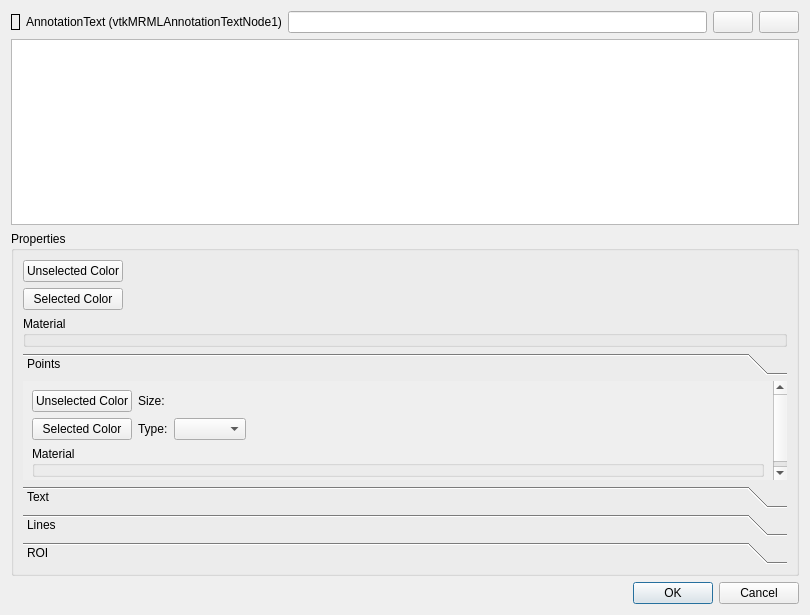
<?xml version="1.0" encoding="UTF-8"?>
<ui version="4.0">
 <class>Dialog</class>
 <widget class="QDialog" name="Dialog">
  <property name="geometry">
   <rect>
    <x>0</x>
    <y>0</y>
    <width>810</width>
    <height>615</height>
   </rect>
  </property>
  <property name="windowTitle">
   <string>Dialog</string>
  </property>
  <layout class="QVBoxLayout" name="verticalLayout_6">
   <item>
    <layout class="QHBoxLayout" name="horizontalLayout">
     <item>
      <widget class="QLabel" name="typeIcon">
       <property name="sizePolicy">
        <sizepolicy hsizetype="Fixed" vsizetype="Fixed">
         <horstretch>0</horstretch>
         <verstretch>0</verstretch>
        </sizepolicy>
       </property>
       <property name="frameShape">
        <enum>QFrame::Box</enum>
       </property>
       <property name="text">
        <string/>
       </property>
       <property name="pixmap">
        <pixmap resource="../qCjyxAnnotationModule.qrc">:/Icons/AnnotationText.png</pixmap>
       </property>
       <property name="scaledContents">
        <bool>false</bool>
       </property>
      </widget>
     </item>
     <item>
      <widget class="QLabel" name="typeLabel">
       <property name="text">
        <string>AnnotationText (vtkMRMLAnnotationTextNode1)</string>
       </property>
      </widget>
     </item>
     <item>
      <widget class="QLineEdit" name="measurementLineEdit">
       <property name="sizePolicy">
        <sizepolicy hsizetype="MinimumExpanding" vsizetype="Fixed">
         <horstretch>0</horstretch>
         <verstretch>0</verstretch>
        </sizepolicy>
       </property>
       <property name="readOnly">
        <bool>true</bool>
       </property>
      </widget>
     </item>
     <item>
      <widget class="QPushButton" name="visibleInvisibleButton">
       <property name="sizePolicy">
        <sizepolicy hsizetype="Fixed" vsizetype="Fixed">
         <horstretch>0</horstretch>
         <verstretch>0</verstretch>
        </sizepolicy>
       </property>
       <property name="toolTip">
        <string>Toggle visibility</string>
       </property>
       <property name="text">
        <string/>
       </property>
       <property name="icon">
        <iconset resource="../qCjyxAnnotationModule.qrc">
         <normaloff>:/Icons/AnnotationVisibility.png</normaloff>
         <normalon>:/Icons/AnnotationInvisible.png</normalon>:/Icons/AnnotationVisibility.png</iconset>
       </property>
      </widget>
     </item>
     <item>
      <widget class="QPushButton" name="lockUnlockButton">
       <property name="sizePolicy">
        <sizepolicy hsizetype="Fixed" vsizetype="Fixed">
         <horstretch>0</horstretch>
         <verstretch>0</verstretch>
        </sizepolicy>
       </property>
       <property name="toolTip">
        <string>Toggle un-/locked</string>
       </property>
       <property name="text">
        <string/>
       </property>
       <property name="icon">
        <iconset resource="../qCjyxAnnotationModule.qrc">
         <normaloff>:/Icons/AnnotationLock.png</normaloff>:/Icons/AnnotationLock.png</iconset>
       </property>
      </widget>
     </item>
    </layout>
   </item>
   <item>
    <widget class="QTextEdit" name="annotationTextEdit">
     <property name="sizePolicy">
      <sizepolicy hsizetype="MinimumExpanding" vsizetype="Expanding">
       <horstretch>0</horstretch>
       <verstretch>0</verstretch>
      </sizepolicy>
     </property>
    </widget>
   </item>
   <item>
    <widget class="QGroupBox" name="groupBox">
     <property name="title">
      <string>Properties</string>
     </property>
     <layout class="QVBoxLayout" name="verticalLayout">
      <item>
       <layout class="QHBoxLayout" name="horizontalLayout_2">
        <item>
         <layout class="QGridLayout" name="gridLayout_3">
          <item row="0" column="0">
           <widget class="ctkColorPickerButton" name="superUnselectedColorPickerButton">
            <property name="text">
             <string>Unselected Color</string>
            </property>
           </widget>
          </item>
          <item row="1" column="0">
           <widget class="ctkColorPickerButton" name="superSelectedColorPickerButton">
            <property name="text">
             <string>Selected Color</string>
            </property>
           </widget>
          </item>
          <item row="0" column="1">
           <spacer name="horizontalSpacer">
            <property name="orientation">
             <enum>Qt::Horizontal</enum>
            </property>
            <property name="sizeHint" stdset="0">
             <size>
              <width>40</width>
              <height>20</height>
             </size>
            </property>
           </spacer>
          </item>
         </layout>
        </item>
       </layout>
      </item>
      <item>
       <widget class="QGroupBox" name="superMaterialGroupBox">
        <property name="title">
         <string>Material</string>
        </property>
        <zorder>gridLayoutWidget_3</zorder>
        <zorder>gridLayoutWidget_3</zorder>
        <zorder>toolBox</zorder>
        <zorder>toolBox</zorder>
        <zorder>toolBox</zorder>
        <zorder>toolBox</zorder>
       </widget>
      </item>
      <item>
       <widget class="QToolBox" name="toolBox">
        <property name="currentIndex">
         <number>0</number>
        </property>
        <widget class="QWidget" name="page_2">
         <property name="geometry">
          <rect>
           <x>0</x>
           <y>0</y>
           <width>741</width>
           <height>118</height>
          </rect>
         </property>
         <attribute name="label">
          <string>Points</string>
         </attribute>
         <layout class="QVBoxLayout" name="verticalLayout_2">
          <item>
           <layout class="QGridLayout" name="gridLayout_4">
            <item row="0" column="2">
             <widget class="ctkSliderWidget" name="pointSizeSliderSpinBoxWidget" native="true"/>
            </item>
            <item row="0" column="1">
             <widget class="QLabel" name="pointGlyphScaleLabel">
              <property name="text">
               <string>Size:</string>
              </property>
             </widget>
            </item>
            <item row="1" column="1">
             <widget class="QLabel" name="pointGlyphTypeLabel">
              <property name="text">
               <string>Type:</string>
              </property>
             </widget>
            </item>
            <item row="1" column="2">
             <widget class="QComboBox" name="pointGlyphTypeComboBox">
              <property name="accessibleDescription">
               <string>Glyph type combo box</string>
              </property>
              <property name="layoutDirection">
               <enum>Qt::LeftToRight</enum>
              </property>
             </widget>
            </item>
            <item row="0" column="0">
             <widget class="ctkColorPickerButton" name="pointUnselectedColorPickerButton">
              <property name="sizePolicy">
               <sizepolicy hsizetype="Minimum" vsizetype="Fixed">
                <horstretch>0</horstretch>
                <verstretch>0</verstretch>
               </sizepolicy>
              </property>
              <property name="text">
               <string>Unselected Color</string>
              </property>
             </widget>
            </item>
            <item row="1" column="0">
             <widget class="ctkColorPickerButton" name="pointSelectedColorPickerButton">
              <property name="sizePolicy">
               <sizepolicy hsizetype="Minimum" vsizetype="Fixed">
                <horstretch>0</horstretch>
                <verstretch>0</verstretch>
               </sizepolicy>
              </property>
              <property name="text">
               <string>Selected Color</string>
              </property>
             </widget>
            </item>
            <item row="1" column="3">
             <spacer name="horizontalSpacer_2">
              <property name="orientation">
               <enum>Qt::Horizontal</enum>
              </property>
              <property name="sizeHint" stdset="0">
               <size>
                <width>40</width>
                <height>20</height>
               </size>
              </property>
             </spacer>
            </item>
           </layout>
          </item>
          <item>
           <widget class="QGroupBox" name="pointsMaterialGroupBox">
            <property name="title">
             <string>Material</string>
            </property>
           </widget>
          </item>
         </layout>
        </widget>
        <widget class="QWidget" name="page_3">
         <attribute name="label">
          <string>Text</string>
         </attribute>
         <layout class="QVBoxLayout" name="verticalLayout_3">
          <item>
           <layout class="QGridLayout" name="gridLayout">
            <item row="0" column="0">
             <widget class="ctkColorPickerButton" name="textUnselectedColorPickerButton">
              <property name="text">
               <string>Unselected Color</string>
              </property>
             </widget>
            </item>
            <item row="1" column="0">
             <widget class="ctkColorPickerButton" name="textSelectedColorPickerButton">
              <property name="text">
               <string>Selected Color</string>
              </property>
             </widget>
            </item>
            <item row="0" column="1">
             <widget class="QLabel" name="textScaleLabel">
              <property name="sizePolicy">
               <sizepolicy hsizetype="Fixed" vsizetype="Fixed">
                <horstretch>0</horstretch>
                <verstretch>0</verstretch>
               </sizepolicy>
              </property>
              <property name="text">
               <string>Text Scale:</string>
              </property>
              <property name="alignment">
               <set>Qt::AlignLeading|Qt::AlignLeft|Qt::AlignTop</set>
              </property>
             </widget>
            </item>
            <item row="0" column="2">
             <widget class="ctkSliderWidget" name="textScaleSliderSpinBoxWidget" native="true">
              <property name="sizePolicy">
               <sizepolicy hsizetype="Preferred" vsizetype="Fixed">
                <horstretch>0</horstretch>
                <verstretch>0</verstretch>
               </sizepolicy>
              </property>
              <property name="maximum" stdset="0">
               <double>40.000000000000000</double>
              </property>
             </widget>
            </item>
            <item row="1" column="1">
             <widget class="QLabel" name="textOpacityLabel">
              <property name="sizePolicy">
               <sizepolicy hsizetype="Fixed" vsizetype="Fixed">
                <horstretch>0</horstretch>
                <verstretch>0</verstretch>
               </sizepolicy>
              </property>
              <property name="text">
               <string>Opacity:</string>
              </property>
             </widget>
            </item>
            <item row="1" column="2">
             <widget class="ctkSliderWidget" name="textOpacitySliderSpinBoxWidget" native="true">
              <property name="singleStep" stdset="0">
               <double>0.100000000000000</double>
              </property>
              <property name="maximum" stdset="0">
               <double>1.000000000000000</double>
              </property>
             </widget>
            </item>
            <item row="1" column="3">
             <spacer name="horizontalSpacer_3">
              <property name="orientation">
               <enum>Qt::Horizontal</enum>
              </property>
              <property name="sizeHint" stdset="0">
               <size>
                <width>40</width>
                <height>20</height>
               </size>
              </property>
             </spacer>
            </item>
           </layout>
          </item>
          <item>
           <widget class="QGroupBox" name="textMaterialGroupBox">
            <property name="title">
             <string>Material</string>
            </property>
           </widget>
          </item>
         </layout>
        </widget>
        <widget class="QWidget" name="page_4">
         <attribute name="label">
          <string>Lines</string>
         </attribute>
         <layout class="QVBoxLayout" name="verticalLayout_4">
          <item>
           <layout class="QGridLayout" name="gridLayout_2">
            <item row="0" column="0">
             <widget class="ctkColorPickerButton" name="lineUnselectedColorPickerButton">
              <property name="text">
               <string>Unselected Color</string>
              </property>
             </widget>
            </item>
            <item row="0" column="1">
             <widget class="QLabel" name="lineWidthLabel">
              <property name="text">
               <string>Width:</string>
              </property>
             </widget>
            </item>
            <item row="0" column="2">
             <widget class="ctkSliderWidget" name="lineWidthSliderSpinBoxWidget_2" native="true">
              <property name="singleStep" stdset="0">
               <double>0.100000000000000</double>
              </property>
             </widget>
            </item>
            <item row="0" column="3">
             <widget class="QCheckBox" name="lineLabelVisibilityCheckBox">
              <property name="layoutDirection">
               <enum>Qt::LeftToRight</enum>
              </property>
              <property name="text">
               <string>Label Visibility</string>
              </property>
              <property name="checked">
               <bool>true</bool>
              </property>
             </widget>
            </item>
            <item row="0" column="6">
             <widget class="QLabel" name="tickSpacingLabel">
              <property name="toolTip">
               <string>Distance in mm between major ticks</string>
              </property>
              <property name="text">
               <string>Tick Spacing:</string>
              </property>
             </widget>
            </item>
            <item row="0" column="7">
             <widget class="QLineEdit" name="lineTickSpacingLineEdit"/>
            </item>
            <item row="1" column="0">
             <widget class="ctkColorPickerButton" name="lineSelectedColorPickerButton">
              <property name="text">
               <string>Selected Color</string>
              </property>
             </widget>
            </item>
            <item row="1" column="3">
             <widget class="QLabel" name="labelPositionLabel">
              <property name="text">
               <string>Label Position:</string>
              </property>
             </widget>
            </item>
            <item row="1" column="4">
             <widget class="ctkSliderWidget" name="lineLabelPositionSliderSpinBoxWidget" native="true">
              <property name="toolTip">
               <string>Position the label along the line</string>
              </property>
              <property name="singleStep" stdset="0">
               <double>0.100000000000000</double>
              </property>
              <property name="maximum" stdset="0">
               <double>1.000000000000000</double>
              </property>
             </widget>
            </item>
            <item row="1" column="6">
             <widget class="QLabel" name="maxNoTicksLabel">
              <property name="text">
               <string>Max # of Ticks:</string>
              </property>
             </widget>
            </item>
            <item row="1" column="7">
             <widget class="ctkSliderWidget" name="lineMaxTicksSliderSpinBoxWidget" native="true">
              <property name="maximum" stdset="0">
               <double>99.000000000000000</double>
              </property>
             </widget>
            </item>
            <item row="1" column="8">
             <spacer name="horizontalSpacer_4">
              <property name="orientation">
               <enum>Qt::Horizontal</enum>
              </property>
              <property name="sizeHint" stdset="0">
               <size>
                <width>40</width>
                <height>20</height>
               </size>
              </property>
             </spacer>
            </item>
           </layout>
          </item>
          <item>
           <widget class="QGroupBox" name="linesMaterialGroupBox">
            <property name="title">
             <string>Material</string>
            </property>
           </widget>
          </item>
         </layout>
        </widget>
        <widget class="QWidget" name="page_5">
         <attribute name="label">
          <string>ROI</string>
         </attribute>
         <layout class="QVBoxLayout" name="verticalLayout_5">
          <item>
           <widget class="qMRMLAnnotationROIWidget" name="ROIWidget" native="true"/>
          </item>
         </layout>
        </widget>
       </widget>
      </item>
     </layout>
    </widget>
   </item>
   <item>
    <widget class="QDialogButtonBox" name="buttonBox">
     <property name="orientation">
      <enum>Qt::Horizontal</enum>
     </property>
     <property name="standardButtons">
      <set>QDialogButtonBox::Cancel|QDialogButtonBox::Ok</set>
     </property>
    </widget>
   </item>
  </layout>
  <zorder>buttonBox</zorder>
  <zorder>horizontalLayoutWidget</zorder>
  <zorder>annotationTextEdit</zorder>
  <zorder>groupBox</zorder>
  <zorder>pointsMaterialGroupBox</zorder>
 </widget>
 <customwidgets>
  <customwidget>
   <class>qMRMLAnnotationROIWidget</class>
   <extends>QWidget</extends>
   <header>qMRMLAnnotationROIWidget.h</header>
   <container>1</container>
  </customwidget>
  <customwidget>
   <class>ctkColorPickerButton</class>
   <extends>QPushButton</extends>
   <header>ctkColorPickerButton.h</header>
  </customwidget>
  <customwidget>
   <class>ctkSliderWidget</class>
   <extends>QWidget</extends>
   <header>ctkSliderWidget.h</header>
  </customwidget>
 </customwidgets>
 <resources>
  <include location="../qCjyxAnnotationModule.qrc"/>
  <include location="../../../../../Cjyx4-Superbuild/qCjyxAnnotationModule.qrc"/>
 </resources>
 <connections>
  <connection>
   <sender>buttonBox</sender>
   <signal>accepted()</signal>
   <receiver>Dialog</receiver>
   <slot>accept()</slot>
   <hints>
    <hint type="sourcelabel">
     <x>248</x>
     <y>254</y>
    </hint>
    <hint type="destinationlabel">
     <x>157</x>
     <y>274</y>
    </hint>
   </hints>
  </connection>
  <connection>
   <sender>buttonBox</sender>
   <signal>rejected()</signal>
   <receiver>Dialog</receiver>
   <slot>reject()</slot>
   <hints>
    <hint type="sourcelabel">
     <x>316</x>
     <y>260</y>
    </hint>
    <hint type="destinationlabel">
     <x>286</x>
     <y>274</y>
    </hint>
   </hints>
  </connection>
 </connections>
</ui>
